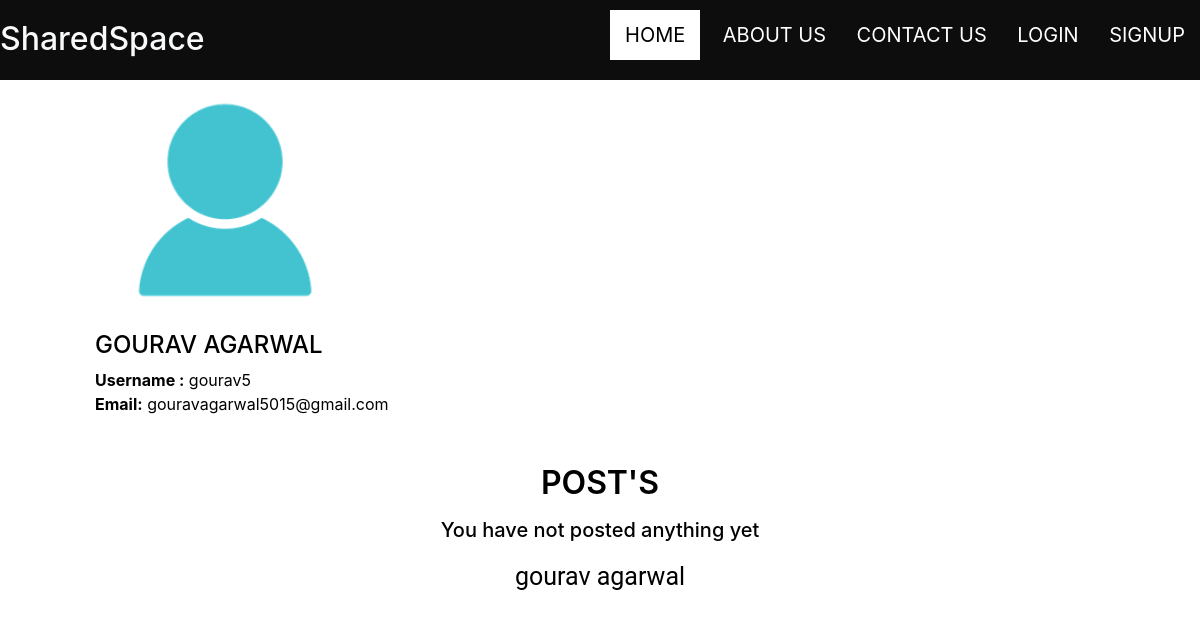
The page /home/profile/gourav5 on the database its author committed.
### myweb1/models.py (models this page shows, shortened)
class userprofile(models.Model):
    idno=models.BigAutoField(primary_key=True)
    about=models.TextField(null=True ,default=None ,blank=True)
    user=models.ForeignKey(User,on_delete=models.CASCADE)
    firstname=models.CharField(max_length=50)
    lastname=models.CharField(max_length=50)
    email=models.CharField(max_length=50)
    username=models.CharField(max_length=50)
    slug=models.CharField(max_length=100)
    image=models.ImageField(upload_to="myweb1/media",default="/myweb1/media/download.jpg",blank=True)
    verification=models.BooleanField(blank=True,null=True,default=0)

### myweb1/views.py (the view, shortened to what this page needs)
# urls.py: path("home/profile/<str:slug>",views.profile),
def profile(request,slug):
    profiles=userprofile.objects.filter(slug=slug).first()
    userpost=post.objects.all().filter(author=slug)
    if profiles==None:
        return redirect("/home")
    context={"profile":profiles ,"posts":userpost}
    return render(request ,"profile.html" ,context)

### templates/profile.html (shortened to what this page needs)
{% extends "index.html" %}
{% load static %}
{% block homeactive %}class="active"{% endblock homeactive %}
{% block body %}
<div class="container ">
    <div class=" col-md-2 my-0 d-inline-block  ">
        <img src=/media/{{profile.image}} alt="" class="img-rounded img-responsive image" height="230px" />
    </div>
    <div class=" col-md-10 w-50 my-3 profile d-inline-block">
        <h4>{{profile.firstname |upper}} {{profile.lastname |upper}}
        </h4>
        <b>Username :</b> {{profile.username}}
        <p>
             <b>Email:</b> {{profile.email}}
            <br />
    </div>
</div>
<div class="container">
    <h1 class="text-center ml-8 my-3">Post's</h1>
</div>
{% if posts %}
{% for post in posts %}
<div class="container my-2">
    <div class="card w-100">
        <div class="card-body">
            <h5 class="card-title text-dark">{{post.title}}</h5>
            <div class="preview">
                <p class="card-text text-dark">{{post.content | truncatechars:500 | safe}}</p>
            </div>
            <a href="/allblogs/{{post.postslug}}" class="btn btn-primary my-3">Show more</a>
        </div>
    </div>
</div>
{% endfor %}
{% else %}
<div class="container text-center">
    <h5> You have not posted anything yet</h5>
</div>
{% endif %}
{% endblock body %}

### myweb1/static/style.css (style rules this page uses)
body { width:100%; background-color:white !important; background-position:center; background-size:cover; color:black; max-width:100%; }
h1 { text-align: center; font-size: 32px; font-weight: 600; text-transform: uppercase; color:black; }

### templates/profile.html (style rules this page uses)
.profile { padding-left: 50px; }
.image { padding-left: 50px !important; margin-top: 5px !important; }

### rows shown on the page
userprofile: image (picture), firstname "GOURAV", lastname "AGARWAL", username "gourav5", email "gouravagarwal5015@gmail.com"
